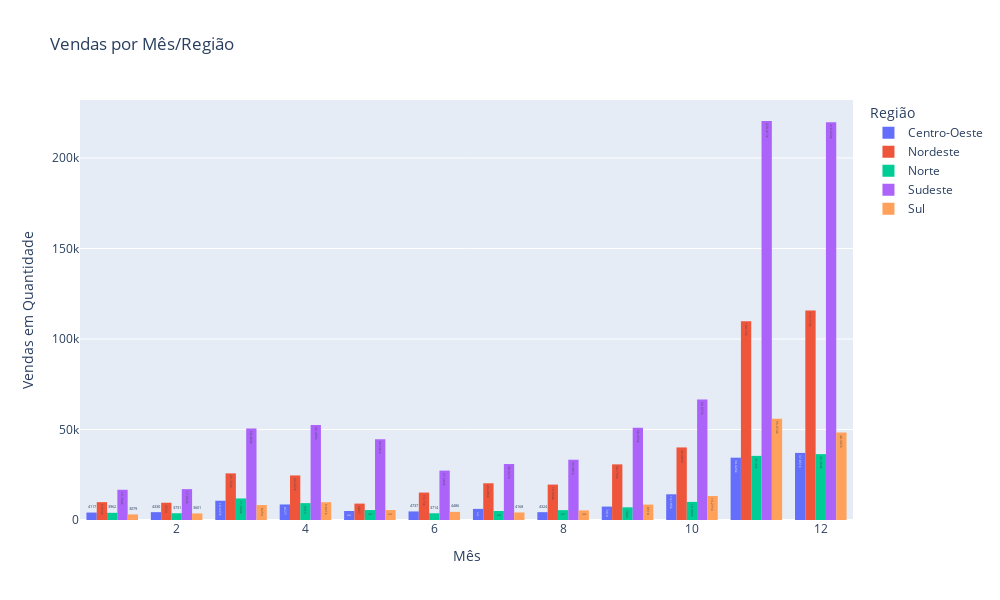

The notebook cell this image was saved under:
### Code cell
df_grafico2_2017 = df_tratado.loc[df_tratado['Ano'] == 2017, ['SAP+NOME', 'Vendas Reais Qtde', 'Região', 'Ano', 'Mês']].copy()
df_agg_grafico2_2017 = df_grafico2_2017.groupby(['SAP+NOME', 'Região', 'Ano', 'Mês']).sum()
df_agg_grafico2_2017 = df_agg_grafico2_2017.reset_index()

fig2 = px.histogram(df_agg_grafico2_2017, x = "Mês", y = "Vendas Reais Qtde",
             color = "Região", barmode = "group", text_auto = True, width=1000, height=600, title='Vendas por Mês/Região')
fig2.update_yaxes(automargin=True)
fig2.update_xaxes(automargin=True)
fig2.update_layout(yaxis_title = "Vendas em Quantidade")
fig2

### Figure 1 — Plotly figure (JSON) as saved in the notebook; plotly's stock layout.template omitted (floating-point values rounded to 4 significant figures)
{"data": [{"alignmentgroup": "True", "bingroup": "x", "histfunc": "sum", "hovertemplate": "Região=Centro-Oeste<br>Mês=%{x}<br>sum of Vendas Reais Qtde=%{y}<extra></extra>", "legendgroup": "Centro-Oeste", "marker": {"color": "#636efa", "pattern": {"shape": ""}}, "name": "Centro-Oeste", "offsetgroup": "Centro-Oeste", "orientation": "v", "showlegend": true, "texttemplate": "%{value}", "type": "histogram", "x": [1, 2, 3, 4, 5, 6, 7, 8, 9, 10, 11, 12, 8, 9, 10, 11, 12, 6, 7, 8, 9, 10, 11, 12, 10, 11, 12, 10, 11, 12, 10, 11, 12, 12, 2, 3, 4, 5, 6, 7, 8, 9, 10, 11, 12, 11, 12, 2, 3, 4, 5, 6, 7, 8, 9, 10, 11, 12, 6, 7, 8, 9, 10, 11, 12, 1, 2, 3, 4, 5, 6, 7, 8, 9, 10, 11, 12, 9, 10, 11, 12, 9, 10, 11, 12, 8, 9, 10, 11, 12, 8, 9, 10, 11, 12, 1, 2, 3, 4, 5, 6, 7, 8, 9, 10, 11, 12, 1, 2, 3, 4, 5, 6, 7, 8, 9, 10, 11, 12], "xaxis": "x", "y": [3262, 3118, 7854, 6751, 3938, 1184, 1661, 1349, 1332, 1693, 14215, 14597, 212, 531, 899, 5698, 5323, 227, 187, 145, 467, 252, 1294, 1227, 85, 877, 1055, 51, 752, 1190, 21, 187, 240, 11, 28, 979, 644, 234, 1474, 1652, 645, 1220, 3978, 4518, 4561, 34, 500, 14, 910, 732, 297, 1449, 1588, 731, 1062, 3460, 4442, 4771, 6, 549, 682, 618, 536, 330, 733, 20, 32, 27, 37, 19, 6, 5, 5, 5, 5, 4, 16, 1467, 2395, 519, 1333, 12, 33, 58, 141, 214, 290, 310, 702, 370, 86, 148, 166, 501, 169, 401, 640, 450, 229, 273, 184, 279, 118, 127, 166, 150, 427, 434, 498, 427, 184, 198, 207, 218, 137, 131, 145, 145, 387], "yaxis": "y"}, {"alignmentgroup": "True", "bingroup": "x", "histfunc": "sum", "hovertemplate": "Região=Nordeste<br>Mês=%{x}<br>sum of Vendas Reais Qtde=%{y}<extra></extra>", "legendgroup": "Nordeste", "marker": {"color": "#EF553B", "pattern": {"shape": ""}}, "name": "Nordeste", "offsetgroup": "Nordeste", "orientation": "v", "showlegend": true, "texttemplate": "%{value}", "type": "histogram", "x": [1, 2, 3, 4, 5, 6, 7, 8, 9, 10, 11, 12, 8, 9, 10, 11, 12, 5, 6, 7, 8, 9, 10, 11, 12, 10, 11, 12, 10, 11, 12, 10, 11, 12, 11, 12, 3, 4, 5, 6, 7, 8, 9, 10, 11, 12, 11, 12, 3, 4, 5, 6, 7, 8, 9, 10, 11, 12, 11, 12, 7, 8, 9, 10, 11, 12, 1, 2, 3, 4, 5, 6, 7, 8, 9, 10, 11, 12, 8, 9, 10, 11, 12, 9, 10, 11, 12, 8, 9, 10, 11, 12, 8, 9, 10, 11, 12, 1, 2, 3, 4, 5, 6, 7, 8, 9, 10, 11, 12, 1, 2, 3, 4, 5, 6, 7, 8, 9, 10, 11, 12], "xaxis": "x", "y": [7913, 6703, 18998, 19667, 6492, 5316, 5283, 4676, 4509, 4169, 22449, 31501, 129, 220, 1072, 10391, 14342, 1, 584, 901, 667, 1150, 732, 8870, 7469, 44, 2148, 4249, 30, 2283, 3104, 16, 526, 666, 38, 699, 2277, 1969, 684, 4238, 5491, 4391, 8032, 13810, 27057, 19179, 770, 1739, 2331, 2040, 733, 4187, 5054, 4171, 8250, 13468, 24056, 19916, 835, 2044, 2408, 4112, 5434, 3380, 4356, 7278, 71, 153, 141, 116, 69, 34, 25, 112, 107, 64, 42, 65, 1, 860, 699, 153, 351, 59, 104, 118, 276, 387, 1073, 1106, 2922, 817, 178, 486, 729, 2104, 487, 875, 1354, 1147, 389, 649, 309, 703, 438, 305, 377, 328, 749, 994, 1343, 868, 426, 429, 482, 421, 302, 250, 285, 304, 784], "yaxis": "y"}, {"alignmentgroup": "True", "bingroup": "x", "histfunc": "sum", "hovertemplate": "Região=Norte<br>Mês=%{x}<br>sum of Vendas Reais Qtde=%{y}<extra></extra>", "legendgroup": "Norte", "marker": {"color": "#00cc96", "pattern": {"shape": ""}}, "name": "Norte", "offsetgroup": "Norte", "orientation": "v", "showlegend": true, "texttemplate": "%{value}", "type": "histogram", "x": [1, 2, 3, 4, 5, 6, 7, 8, 9, 10, 11, 12, 8, 9, 10, 11, 12, 6, 7, 8, 9, 10, 11, 12, 10, 11, 12, 10, 11, 12, 10, 11, 12, 12, 3, 4, 5, 6, 7, 8, 9, 10, 11, 12, 11, 12, 3, 4, 5, 6, 7, 8, 9, 10, 11, 12, 11, 12, 7, 8, 9, 10, 11, 12, 1, 2, 3, 4, 5, 6, 7, 8, 9, 10, 11, 12, 9, 10, 11, 12, 9, 10, 11, 12, 8, 9, 10, 11, 12, 8, 9, 10, 11, 12, 1, 2, 3, 4, 5, 6, 7, 8, 9, 10, 11, 12, 1, 2, 3, 4, 5, 6, 7, 8, 9, 10, 11, 12], "xaxis": "x", "y": [3088, 2795, 9846, 7620, 4481, 1065, 1749, 1936, 1592, 1406, 10709, 12358, 30, 136, 388, 4788, 6077, 173, 301, 202, 291, 209, 1772, 1569, 8, 1053, 1805, 11, 917, 1268, 7, 117, 179, 28, 684, 610, 261, 1001, 1134, 1078, 1658, 3157, 6867, 4886, 72, 425, 658, 659, 243, 1020, 960, 884, 1353, 2235, 6274, 4326, 70, 293, 398, 847, 926, 791, 854, 1287, 26, 68, 54, 55, 55, 25, 7, 18, 27, 22, 14, 17, 432, 855, 292, 605, 1, 31, 35, 89, 75, 281, 415, 667, 297, 3, 58, 211, 525, 188, 386, 454, 321, 190, 254, 196, 210, 219, 135, 120, 219, 350, 462, 414, 341, 179, 193, 234, 209, 145, 113, 140, 185, 337], "yaxis": "y"}, {"alignmentgroup": "True", "bingroup": "x", "histfunc": "sum", "hovertemplate": "Região=Sudeste<br>Mês=%{x}<br>sum of Vendas Reais Qtde=%{y}<extra></extra>", "legendgroup": "Sudeste", "marker": {"color": "#ab63fa", "pattern": {"shape": ""}}, "name": "Sudeste", "offsetgroup": "Sudeste", "orientation": "v", "showlegend": true, "texttemplate": "%{value}", "type": "histogram", "x": [1, 2, 3, 4, 5, 6, 7, 8, 9, 10, 11, 12, 7, 8, 9, 10, 11, 12, 5, 6, 7, 8, 9, 10, 11, 12, 10, 11, 12, 10, 11, 12, 10, 11, 12, 11, 12, 2, 3, 4, 5, 6, 7, 8, 9, 10, 11, 12, 11, 12, 2, 3, 4, 5, 6, 7, 8, 9, 10, 11, 12, 10, 11, 12, 6, 7, 8, 9, 10, 11, 12, 1, 2, 3, 4, 5, 6, 7, 8, 9, 10, 11, 12, 8, 9, 10, 11, 12, 9, 10, 11, 12, 8, 9, 10, 11, 12, 8, 9, 10, 11, 12, 1, 2, 3, 4, 5, 6, 7, 8, 9, 10, 11, 12, 1, 2, 3, 4, 5, 6, 7, 8, 9, 10, 11, 12], "xaxis": "x", "y": [14096, 11312, 38344, 46068, 40526, 8216, 7059, 7575, 8234, 9698, 65461, 72279, 40, 1098, 3487, 5437, 30744, 30915, 4, 1290, 1531, 1185, 1666, 1551, 18634, 12983, 780, 5700, 9811, 468, 4308, 6616, 97, 723, 915, 102, 1864, 492, 4459, 2495, 1047, 7937, 8954, 8137, 12371, 18465, 40922, 30037, 936, 2594, 521, 4538, 2549, 1098, 8235, 8339, 8556, 13788, 18013, 38877, 32889, 1, 1023, 2122, 32, 3409, 5147, 6799, 6002, 6196, 9899, 116, 182, 142, 90, 84, 68, 17, 40, 44, 35, 27, 180, 2, 2308, 2629, 645, 1637, 161, 212, 457, 1126, 543, 990, 1296, 2504, 942, 31, 264, 803, 2118, 648, 1092, 2368, 1549, 696, 907, 609, 827, 507, 419, 468, 503, 986, 1400, 2177, 1451, 597, 935, 895, 745, 480, 422, 602, 537, 1226], "yaxis": "y"}, {"alignmentgroup": "True", "bingroup": "x", "histfunc": "sum", "hovertemplate": "Região=Sul<br>Mês=%{x}<br>sum of Vendas Reais Qtde=%{y}<extra></extra>", "legendgroup": "Sul", "marker": {"color": "#FFA15A", "pattern": {"shape": ""}}, "name": "Sul", "offsetgroup": "Sul", "orientation": "v", "showlegend": true, "texttemplate": "%{value}", "type": "histogram", "x": [1, 2, 3, 4, 5, 6, 7, 8, 9, 10, 11, 12, 7, 8, 9, 10, 11, 12, 6, 7, 8, 9, 10, 11, 12, 10, 11, 12, 10, 11, 12, 10, 11, 12, 11, 12, 2, 3, 4, 5, 6, 7, 8, 9, 10, 11, 12, 11, 12, 2, 3, 4, 5, 6, 7, 8, 9, 10, 11, 12, 11, 12, 7, 8, 9, 10, 11, 12, 1, 2, 3, 4, 5, 6, 7, 8, 9, 10, 11, 12, 9, 10, 11, 12, 8, 9, 10, 11, 12, 8, 9, 10, 11, 12, 1, 2, 3, 4, 5, 6, 7, 8, 9, 10, 11, 12, 1, 2, 3, 4, 5, 6, 7, 8, 9, 10, 11, 12], "xaxis": "x", "y": [2416, 2270, 6134, 8315, 4608, 970, 947, 1253, 1229, 1619, 17389, 17329, 9, 236, 725, 1132, 8370, 6576, 253, 233, 130, 342, 366, 7128, 4117, 127, 1504, 2460, 85, 1031, 1500, 19, 222, 328, 2, 364, 5, 692, 621, 219, 1496, 1186, 1283, 2258, 4313, 9151, 6263, 118, 453, 7, 710, 610, 267, 1449, 877, 1190, 2105, 3578, 8306, 5612, 121, 543, 460, 867, 1259, 1154, 1240, 1677, 19, 37, 42, 24, 21, 4, 8, 13, 24, 18, 15, 38, 11, 42, 44, 189, 82, 237, 313, 583, 118, 32, 100, 190, 528, 189, 278, 636, 400, 138, 209, 144, 280, 133, 121, 126, 104, 239, 366, 646, 276, 113, 149, 170, 168, 79, 107, 189, 118, 312], "yaxis": "y"}], "layout": {"barmode": "group", "height": 600, "legend": {"title": {"text": "Região"}, "tracegroupgap": 0}, "title": {"text": "Vendas por Mês/Região"}, "width": 1000, "xaxis": {"anchor": "y", "automargin": true, "domain": [0, 1], "title": {"text": "Mês"}}, "yaxis": {"anchor": "x", "automargin": true, "domain": [0, 1], "title": {"text": "Vendas em Quantidade"}}}}
